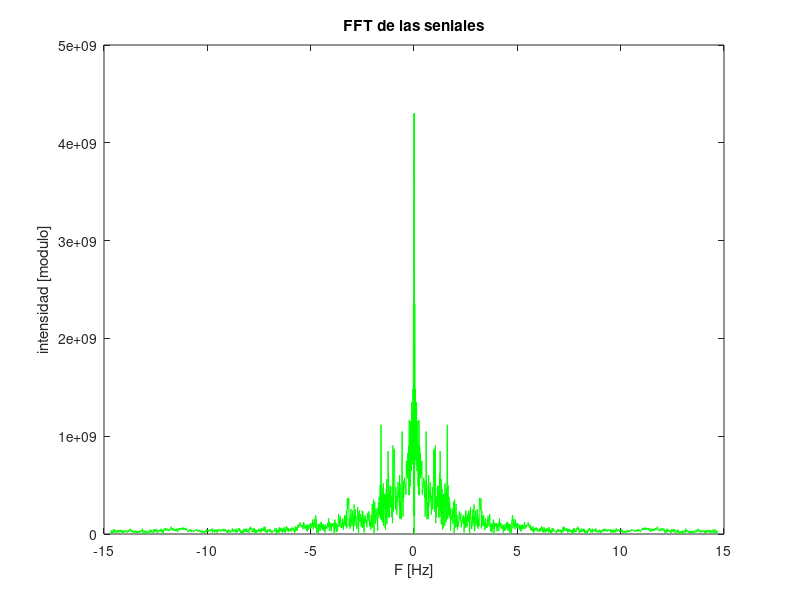

Here is the MATLAB script that generated this plot:
clear all;

load intensidad_RGB.mat; % brillo, 1 es R, 2 es G, 3 es B.

video_length = length(brillo);

frec_video = 29.37; %frecuencia muestreo video

%DFT_senial_roja = fftshift(abs(fft(brillo(:,1))));
DFT_senial_verde = fftshift(abs(fft(brillo(:,2))));
%DFT_senial_azul = fftshift(abs(fft(brillo(:,3))));

f = linspace(-frec_video/2, frec_video/2, video_length);

figure;
%plot( f, DFT_senial_roja, 'r');
%hold on;
plot( f, DFT_senial_verde, 'g');
%plot( f, DFT_senial_azul, 'b');
xlabel('F [Hz]');
ylabel('intensidad [modulo]');
title('FFT de las seniales');
print -djpg imagenes/punto_3_fft_G_cardiometro.jpg; %Octave
grid minor;
 
